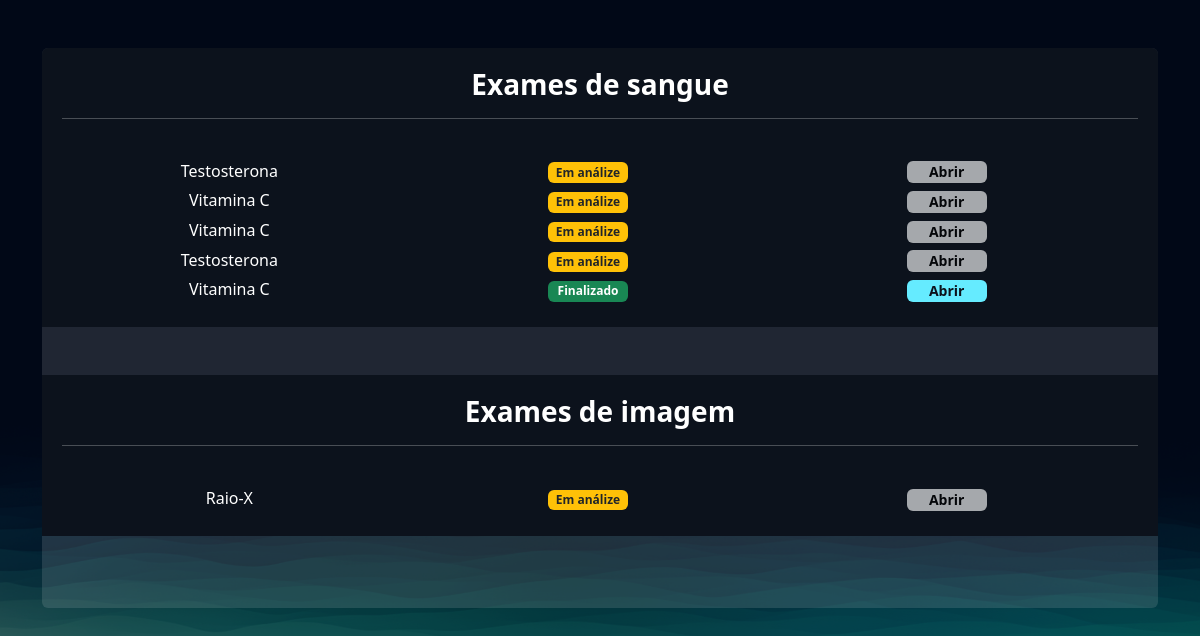
The app's page /exames/gerenciar_exames/ (signed in), older data.
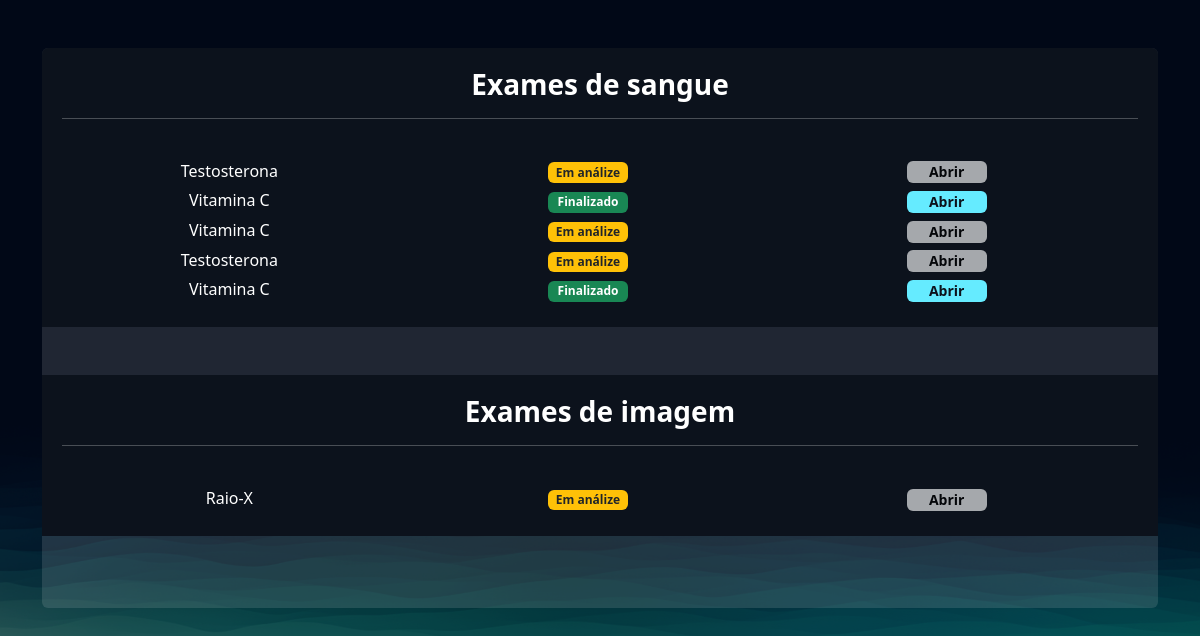
The same page, newer data.
### exames/models.py (models this page shows, shortened)
class SolicitacaoExame(models.Model):
    choice_status = (
        ('E', 'Em análise'),
        ('F', 'Finalizado')
    )
    usuario = models.ForeignKey(User, on_delete=models.DO_NOTHING)
    exame = models.ForeignKey(TiposExames, on_delete=models.DO_NOTHING)
    status = models.CharField(max_length=1, choices=choice_status)
    resultado = models.FileField(upload_to="resultados", null=True, blank=True)
    requer_senha = models.BooleanField(default=False)
    senha = models.CharField(max_length=16, null=True, blank=True)
    def badge_template(self):
        if self.status == 'E':
            classes = 'bg-warning text-dark'
            mensagem = 'Em análize'
        elif self.status == 'F':
            mensagem = 'Finalizado'
            classes = 'bg-success'
        return mark_safe(f'<span class="badge {classes}" style="width: 80px;">{mensagem}</span>')

class TiposExames(models.Model):
    tipo_choices = (
        ('I', 'Exame de Imagem'),
        ('S', 'Exame de Sangue')
    )
    nome = models.CharField(max_length=50)
    tipo = models.CharField(max_length=1, choices=tipo_choices)
    preco = models.FloatField()
    disponivel = models.BooleanField(default=True)
    horario_inicial = models.IntegerField()
    horario_final = models.IntegerField()

### exames/views.py (the view)
# urls.py: path('gerenciar_exames/', views.gerenciar_exames, name='gerenciar_exames'),
@login_required
def gerenciar_exames(request):
    exames = SolicitacaoExame.objects.filter(usuario = request.user)
    return render(request, 'gerenciar_exames.html', {'exames': exames})

### exames/templates/gerenciar_exames.html (shortened to what this page needs)
{% extends "bases/base.html" %}
{% load static %}
{% block 'head' %}
    <link href="{% static 'exames/css/css.css' %}" rel="stylesheet">
    <link href="{% static 'exames/css/gerenciar_pedidos.css' %}" rel="stylesheet">
    <link href="{% static 'exames/css/gerenciar_exames.css' %}" rel="stylesheet">
{% endblock 'head' %}
{% block 'conteudo' %}
    <br>
    <br>
    <div class="container">
        <div class="card card-view">
            <div class="sub-card">
                <h3>Exames de sangue</h3>
                <hr>
                <br>
                {% for exame in exames %}
                    {% if exame.exame.tipo == 'S' %}
                        <div class="row">
                            <div class="col-md">{{exame.exame.nome}}</div>
                            <div class="col-md">
                                {{exame.badge_template}}
                            </div>
                            <div class="col-md">
                                {% if exame.status == 'F' %}
                                    <a href="{% url 'permitir_abrir_exame' exame.id %}" target="_blank" class="btn btn-light"> Abrir </a>
                                {% else %}
                                    <a href="#" class="btn btn-light disabled"> Abrir </a>
                                {% endif %}
                            </div>
                        </div>
                    {% endif %}
                {% endfor %}
            </div>
                <br>
                <br>
            <div class="sub-card">
                <h3>Exames de imagem</h3>
                <hr>
                <br>
                {% for exame in exames %}
                    {% if exame.exame.tipo == 'I' %}
                        <div class="row">
                            <div class="col-md">{{exame.exame.nome}}</div>
                            <div class="col-md">
                                {{exame.badge_template}}
                            </div>
                            <div class="col-md">
                                {% if exame.status == 'F' %}
                                    <a href="{% url 'permitir_abrir_exame' exame.id %}" target="_blank" class="btn btn-light"> Abrir </a>
                                {% else %}
                                    <a href="#" class="btn btn-light disabled"> Abrir </a>
                                {% endif %}
                            </div>
                        </div>
                    {% endif %}
                {% endfor %}
            </div>
        </div>
    </div>
{% endblock 'conteudo' %}

### templates/bases/base.html (shortened to what this page needs)
{% load static %}
<!doctype html>
<html lang="pt-BR">
    <head>
        <link href="https://cdn.jsdelivr.net/npm/bootstrap@5.3.1/dist/css/bootstrap.min.css" rel="stylesheet">
        <link rel="stylesheet" href="{% static 'geral/css/geral.css' %}">
        {% block 'head' %}{% endblock %}
    </head>
    <body>
        {% block 'conteudo' %}{% endblock %}
    </body>
</html>

### templates/static/geral/css/geral.css (style rules this page uses)
:root { --main-color: #151C34; --dark-color: #0C121C ; --light-color: #6DE6EE; --contrast-color: #f4c96b; --differential-color: #066668; }
* { color: white }

### templates/static/exames/css/css.css (style rules this page uses)
html { background-image: url('/static/geral/img/bg2.png'); background-size: cover; }
body { background-image: url('/static/geral/img/bg2.png'); background-size: cover; }
.card { background-color: rgba(217, 217, 217, .14); color: white; padding: 15px; }

### templates/static/exames/css/gerenciar_pedidos.css (style rules this page uses)
.card-view { text-align: center; padding: 0; border: none; height: 70vh; overflow: auto; }

### templates/static/exames/css/gerenciar_exames.css (style rules this page uses)
.sub-card { background-color: var(--dark-color); padding: 20px; }
h3 { font-weight: bold; }
.row { max-width: 100%; margin-bottom:5px; }
.btn { height: 22px; width: 80px; font-size: 14px; padding-top: 0; padding-bottom: 0; background-color: #65ebff; border: #65ebff; font-weight: bold; color: #0C121C; }

Row changes from the older to the newer data that the page shows:
changed SolicitacaoExame (number 2 of 6 on the later page): status "E" → "F" (drawn); badge_template "Em análize" → "Finalizado"
